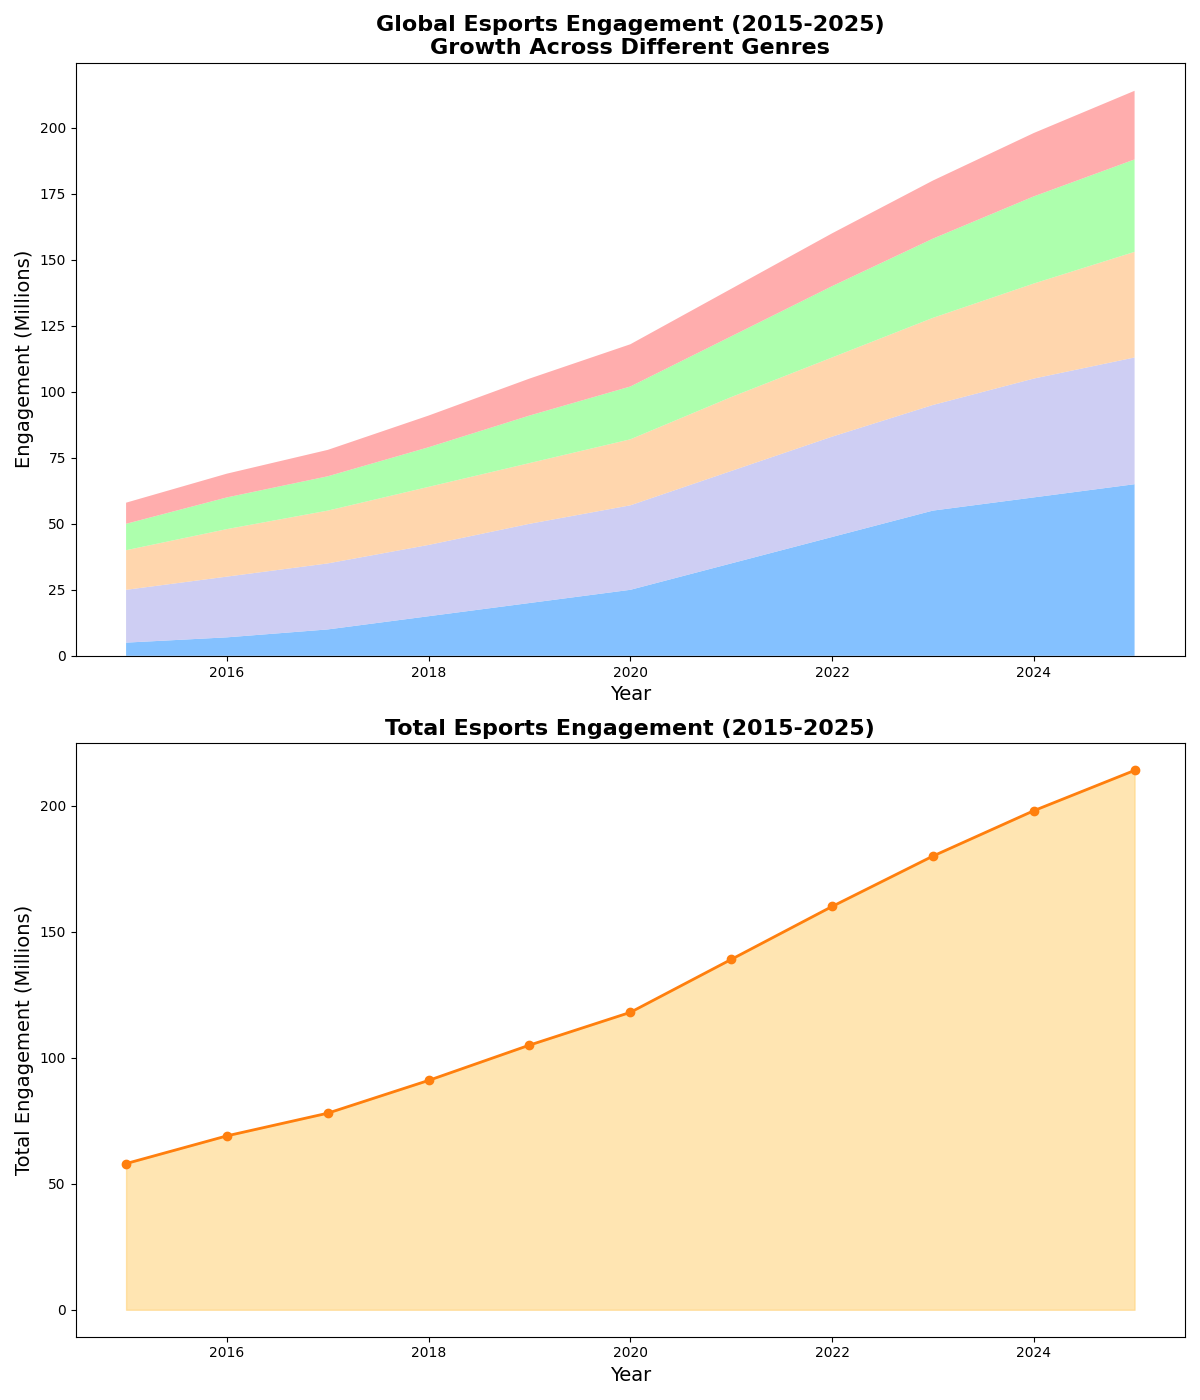

The Python source for this figure:
import matplotlib.pyplot as plt
import numpy as np

years = np.arange(2015, 2026)
battle_royale = np.array([5, 7, 10, 15, 20, 25, 35, 45, 55, 60, 65])
MOBA = np.array([20, 23, 25, 27, 30, 32, 35, 38, 40, 45, 48])
FPS = np.array([15, 18, 20, 22, 23, 25, 28, 30, 33, 36, 40])
sports = np.array([10, 12, 13, 15, 18, 20, 23, 27, 30, 33, 35])
strategy = np.array([8, 9, 10, 12, 14, 16, 18, 20, 22, 24, 26])

total_engagement = battle_royale + MOBA + FPS + sports + strategy

fig, axs = plt.subplots(2, 1, figsize=(12, 14))

axs[0].stackplot(years, battle_royale, MOBA, FPS, sports, strategy,
                 colors=['#66b2ff', '#c2c2f0', '#ffcc99', '#99ff99', '#ff9999'],
                 alpha=0.8)
axs[0].set_title('Global Esports Engagement (2015-2025)\nGrowth Across Different Genres', fontsize=16, fontweight='bold')
axs[0].set_xlabel('Year', fontsize=14)
axs[0].set_ylabel('Engagement (Millions)', fontsize=14)

axs[1].plot(years, total_engagement, marker='o', color='#ff7f0e', linestyle='-', linewidth=2)
axs[1].fill_between(years, 0, total_engagement, color='#ffcc66', alpha=0.5)
axs[1].set_title('Total Esports Engagement (2015-2025)', fontsize=16, fontweight='bold')
axs[1].set_xlabel('Year', fontsize=14)
axs[1].set_ylabel('Total Engagement (Millions)', fontsize=14)

plt.tight_layout()
plt.show()
